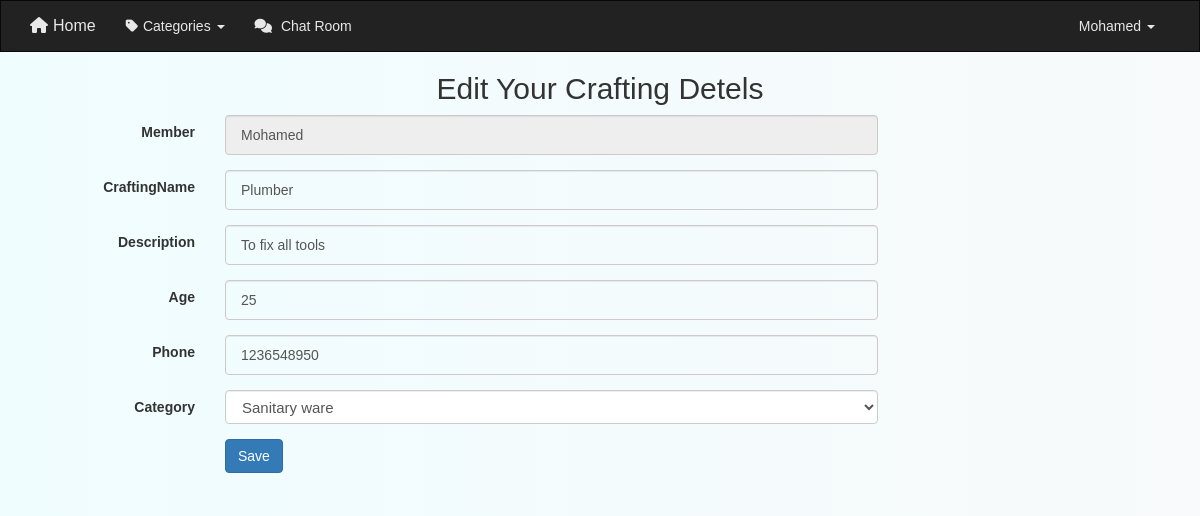
The page /editcraftprofile.php?do=Edit&craftid=1 (signed in) on the database its author committed.
### tables this page shows
CREATE TABLE `craftsmen` (
  `Craft_ID` int(11) NOT NULL,
  `Craft_age` int(11) NOT NULL,
  `Craft_Phone` int(11) NOT NULL,
  `Crafting_name` varchar(255) NOT NULL,
  `Craft_description` text NOT NULL,
  `Craft_locations` varchar(255) NOT NULL,
  `user_id` int(11) NOT NULL,
  `cat_id` int(11) NOT NULL
);

CREATE TABLE `categories` (
  `Cat_id` int(11) NOT NULL,
  `Cat_Name` varchar(255) NOT NULL,
  `Cat_Description` varchar(255) NOT NULL,
  `Cat_Crafting_number` int(11) DEFAULT NULL COMMENT 'numbercrafting in each castegory'
);

### editcraftprofile.php (the view, shortened to what this page needs)
<?php
if(isset($_SESSION['useremail'])){
	include("init.php");
		$do = isset($_GET['do'])?$_GET['do']:'Edit';
	if($do == "Edit"){
		$craft = isset($_GET['craftid'])?intval($_GET['craftid']):0;
		$stmt = $db->prepare(" SELECT *
							  	FROM `craftsmen`
								WHERE `Craft_ID` = ?
								limit 1");
		$stmt -> execute(array($craft));
		$row = $stmt ->fetch();
		$count = $stmt ->rowCount();
		if($count > 0){?>
			<div class="container">
				<form class="form-horizontal" action='?do=Update' method="POST" >
					<h2 class="text-center">Edit Your Crafting Detels </h2>
					  <div class="form-group">
						    <label for="inputPassword3" class="col-sm-2 control-label">Member</label>
						    <div class="col-sm-10 col-md-7">
						    	<input type="text" class="form-control" id="inputText3"
						       placeholder="name" name="member" required="required"
						       value="<?php echo $_SESSION['name'];?>" disabled>
						   </div>
					  </div>
					 <div class="form-group">
						    <label for="inputEmail3" class="col-sm-2 control-label">CraftingName</label>
						    <div class="col-sm-10 col-md-7">
						      <input type="text" class="form-control" id="inputText3"
						       placeholder="name" name="craftingname" required="required"
						       value="<?php echo  $row['Crafting_name']?>">
						    </div>
					  </div>
					 <div class="form-group">
						    <label for="inputEmail3" class="col-sm-2 control-label">Description</label>
						    <div class="col-sm-10 col-md-7">
						      <input type="text" class="form-control" id="inputText3"
						       placeholder="write a description for you craft " name="description" required="required" value="<?php echo  $row['Craft_description']?>">
						    </div>
					  </div>
					 <div class="form-group">
						    <label for="inputEmail3" class="col-sm-2 control-label">Age</label>
						    <div class="col-sm-10 col-md-7">
						      <input type="text" class="form-control" id="inputText3" placeholder="Age"
						       name="age" required="required"
						       value="<?php echo  $row['Craft_age']?>">
						    </div>
					  </div>
					 <div class="form-group">
						    <label for="inputEmail3" class="col-sm-2 control-label">Phone</label>
						    <div class="col-sm-10 col-md-7">
						      <input type="text" class="form-control" id="inputText3" placeholder="phone"
						       name="phone" required="required"
						       value="<?php echo  $row['Craft_Phone']?>">
						    </div>
					  </div>
					  <div class="form-group">
						    <label for="inputPassword3" class="col-sm-2 control-label">Category</label>
						    <div class="col-sm-10 col-md-7">
						      	<select style="font-size: 15px" class="form-control select"
						      		name="categorey" >
						      		<?php
						      			$stmt = $db->prepare("SELECT * FROM `categories`");
						      			$stmt->execute();
						      			$cats = $stmt->fetchAll();
						      			foreach($cats as $cat){
						      				echo '<option value="'.$cat["Cat_id"].'"';
						      				if($row['cat_id'] == $cat['Cat_id']){echo "selected";}
						      				echo '>'.$cat['Cat_Name'].'</option>';
						      			}
						      		?>
						       	</select>
						   </div>
					  </div>
					  <div class="form-group">
						    <div class="col-sm-offset-2 col-sm-10">
						      <button type="submit" class="btn btn-primary"> Save </button>
						    </div>
					  </div>
			   		 </form>
			</div>
	<?php	}else{
			$theMsg = "<div class='alert alert-danger'>there is no such<strong id</stronf to edit memebrrs</div>";
			redirectHome($theMsg,"back",3);
			}
	}
}else{
	header("location:index.php");
	exit();
}
include($tpl."footer.php");

### layout/css/style.css (style rules this page uses)
* { margin: 0; padding: 0; list-style: none; font-family: 'Ubuntu', sans-serif; box-sizing: border-box; text-decoration: none; }
body { background: -webkit-linear-gradient(left, #f0fdff, #f8fafb); text-transform: capitalize; overflow-x: hidden; }
input[type="text"], input[type="email"], input[type="password"], input[type="number"], input[type="date"], input[type="url"], input[type="tel"], textarea { height: 40px; width: 100%; border: 1px solid #d0c9c9; border-radius:4px; background: transparent; padding-left: 15px; padding-right: 15px; -webkit-transition:0.2s border-color; transition:0.2s border-color; }

### rows shown on the page
craftsmen: craftingname "Plumber", description "To fix all tools", age "25", phone "1236548950", categorey "Sanitary ware"

### other values the page prints
$_SESSION['name'] "Mohamed"
